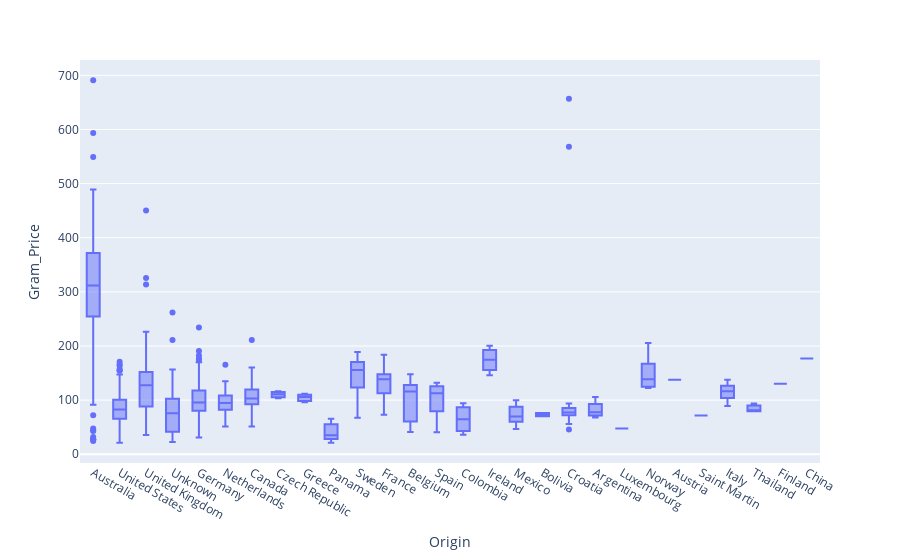
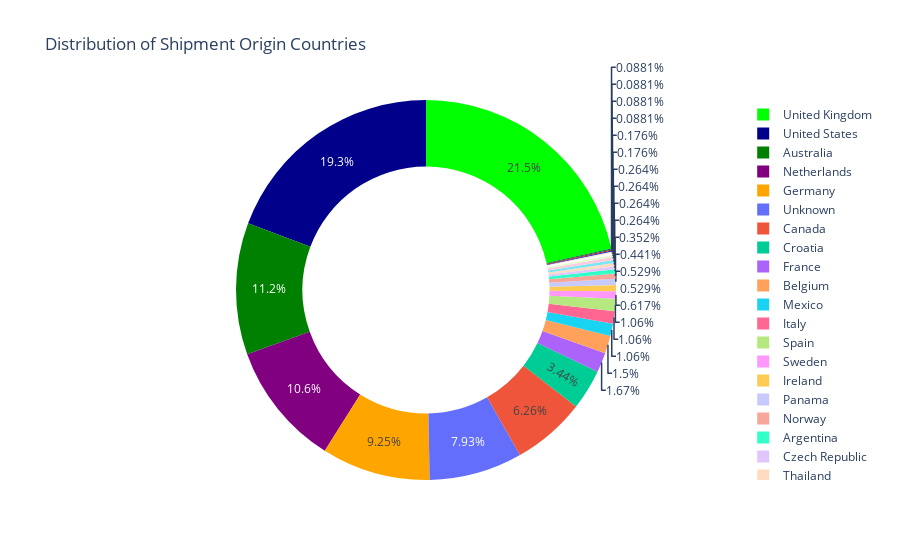

Notebook code cell kept with these figures, in order:
### Code cell
# Boxplot of Gram_Price by Origin Country
originpricefig = px.box(dfcoca, x="Origin", y="Gram_Price")
originpricefig.show()

donut_plot('Origin','Shipment Origin Countries')

### Figure 1 — Plotly figure (JSON) as saved in the notebook; plotly's stock layout.template omitted (floating-point values rounded to 4 significant figures; data arrays with more than 128 entries replaced by an {"elided": "..."} marker saying what was removed)
{"data": [{"alignmentgroup": "True", "hovertemplate": "Origin=%{x}<br>Gram_Price=%{y}<extra></extra>", "legendgroup": "", "marker": {"color": "#636efa"}, "name": "", "notched": false, "offsetgroup": "", "orientation": "v", "showlegend": false, "type": "box", "x": {"elided": "1136 str values"}, "x0": " ", "xaxis": "x", "y": {"elided": "1136 float values"}, "y0": " ", "yaxis": "y"}], "layout": {"boxmode": "group", "legend": {"tracegroupgap": 0}, "margin": {"t": 60}, "xaxis": {"anchor": "y", "domain": [0, 1], "title": {"text": "Origin"}}, "yaxis": {"anchor": "x", "domain": [0, 1], "title": {"text": "Gram_Price"}}}}

### Figure 2 — Plotly figure (JSON) as saved in the notebook; plotly's stock layout.template omitted (floating-point values rounded to 4 significant figures)
{"data": [{"domain": {"x": [0, 1]}, "hole": 0.65, "hoverinfo": "label+percent", "labels": ["United Kingdom", "United States", "Australia", "Netherlands", "Germany", "Unknown", "Canada", "Croatia", "France", "Belgium", "Mexico", "Italy", "Spain", "Sweden", "Ireland", "Panama", "Norway", "Argentina", "Czech Republic", "Thailand", "Greece", "Colombia", "Luxembourg", "Bolivia", "Austria", "China", "Saint Martin", "Finland"], "marker": {"colors": ["lime", "darkblue", "green", "purple", "orange"]}, "name": "Proportion", "sort": false, "type": "pie", "values": [244, 219, 127, 120, 105, 90, 71, 39, 19, 17, 12, 12, 12, 7, 6, 6, 5, 4, 3, 3, 3, 3, 2, 2, 1, 1, 1, 1]}], "layout": {"title": {"text": "Distribution of Shipment Origin Countries"}}}
